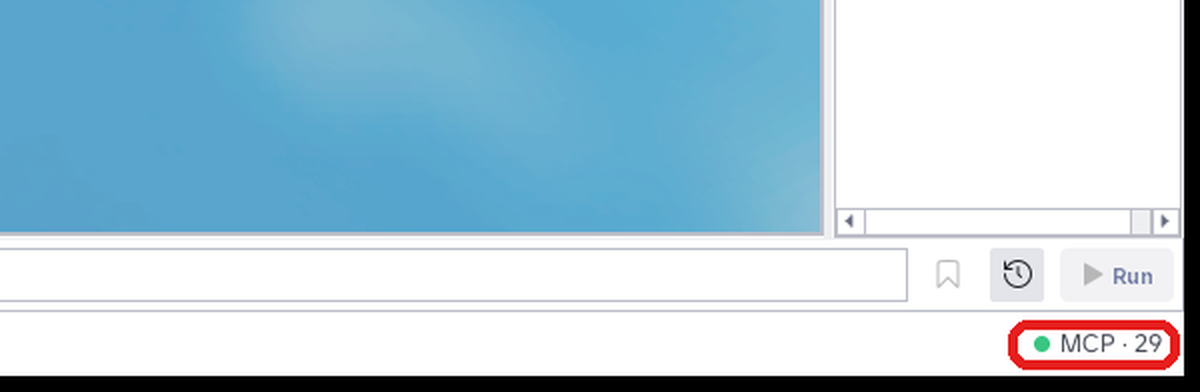
#> input picture plugins/storykit-free/images/01_mcp_indicator.png, 1200 x 392 px
$ python -i tn_freeze.py   (imports and definitions only)   (older library calls are emulated)
#> lines starting #> are read from the running program, lines starting #| are printed output that depends on the picture; after the words box and inside, x2 and y2 are one past the last pixel; in counts of white or black regions, pixels touching at a corner belong together
"""Freeze-frame effects for tach-nguoi: character intro (cut-out + outline + name card), photo snap, comic freeze.
MIT licence.

Each effect is a pure function of (frozen frame, person matte, time into the hold) -> RGB frame, so stills,
previews and full renders all come from the same code. Heavy per-freeze work (blur, comic filter, card) is
done once in `prepare` and reused for every frame of the hold.
"""
import math

import cv2
import numpy as np
from PIL import Image, ImageDraw, ImageFont

import tn_settings
import tn_text

EFFECTS = ("intro", "snap", "comic")
SFX = {  # sounds per effect: (name, seconds into the hold, gain)
    "intro": [("flash", 0.0, 0.8), ("whoosh", 0.02, 1.0), ("hit", 0.18, 1.0)],
    "snap": [("shutter", 0.0, 1.0), ("flash", 0.0, 0.6)],
    "comic": [("hit", 0.0, 0.9), ("whoosh", 0.05, 0.6)],
}


def ease_out_cubic(x):
    x = min(max(x, 0.0), 1.0)
    return 1 - (1 - x) ** 3


def ease_out_back(x, s=1.7):
    x = min(max(x, 0.0), 1.0)
    return 1 + (s + 1) * (x - 1) ** 3 + s * (x - 1) ** 2


def f32(img):
    return img.astype(np.float32) / 255


def u8(img):
    return np.clip(img * 255 + 0.5, 0, 255).astype(np.uint8)


# [68 lines left out: functions person_box, sharpest, _text_rgba, name_card, over, not called in this run]


def comic_filter(rgb):
    """Comic-book look without any AI model: flat colours, ink lines, halftone dots in the shadows."""
    H, W = rgb.shape[:2]
#> H = 392; W = 1200
    s = 960 / max(H, W)
#> s = 0.8
    small = cv2.resize(rgb, (int(W * s), int(H * s)), interpolation=cv2.INTER_AREA)
    flat = small
    for _ in range(3):
        flat = cv2.bilateralFilter(flat, 9, 60, 60)
    data = flat.reshape(-1, 3).astype(np.float32)
    crit = (cv2.TERM_CRITERIA_EPS + cv2.TERM_CRITERIA_MAX_ITER, 20, 1.0)
    _, lab, cen = cv2.kmeans(data[::7], 9, None, crit, 2, cv2.KMEANS_PP_CENTERS)
#> cen = [[241.9, 242.2, 244], [172.2, 190.2, 204.7], [90.59, 168.1, 206.4], [0.66, 0.66, 0.66], [230, 29.13, 29.13], [90.46, 90.91, 92.59], [254.3, 254.3, 254.4], [109.9, 178.3, 209], [242.2, 145.2, 145.2]]
    d = ((data[:, None, :] - cen[None]) ** 2).sum(-1)
    flat = cen[d.argmin(1)].reshape(flat.shape).astype(np.uint8)
    hsv = cv2.cvtColor(flat, cv2.COLOR_RGB2HSV)
#> hsv: shape (313, 960, 3); mean H, S, V 55, 58, 219
    hsv[..., 1] = np.clip(hsv[..., 1].astype(np.int16) * 13 // 10, 0, 255).astype(np.uint8)  # punchier colour
#> hsv: shape (313, 960, 3); mean H, S, V 55, 74.9, 219
    flat = cv2.cvtColor(hsv, cv2.COLOR_HSV2RGB)
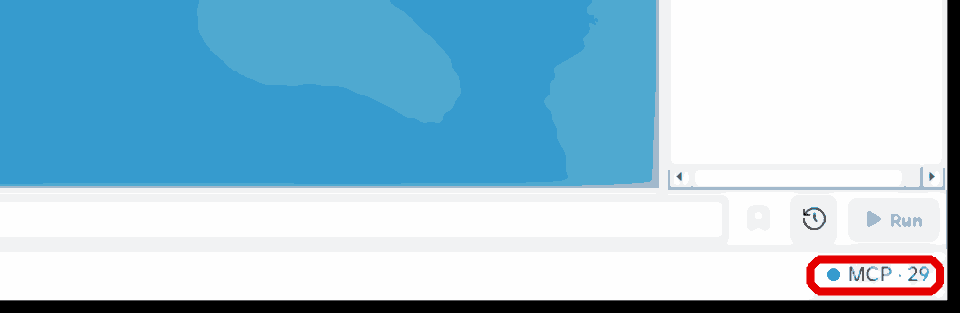
#> flat: shape (313, 960, 3); mean R, G, B 159.5, 197.6, 217.1
    flat = cv2.resize(flat, (W, H), interpolation=cv2.INTER_NEAREST)
#> flat: shape (392, 1200, 3)
    gray = cv2.cvtColor(rgb, cv2.COLOR_RGB2GRAY)
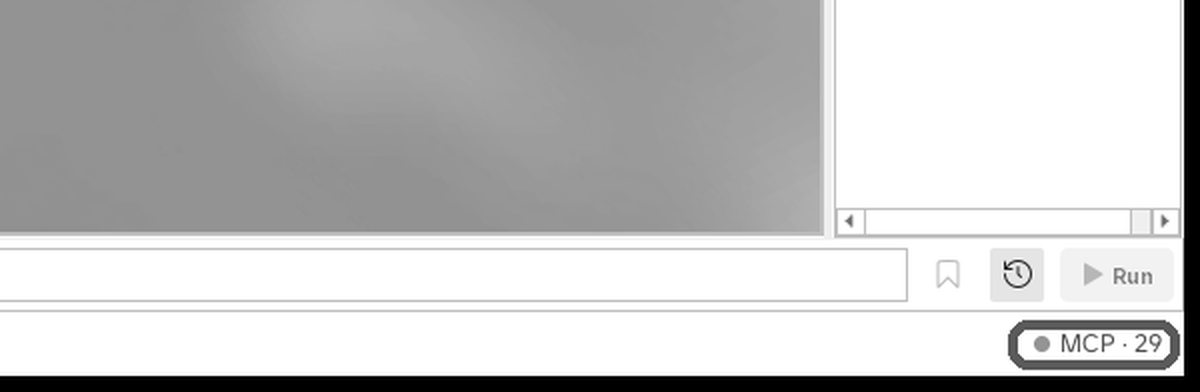
#> gray: shape (392, 1200); min 0, max 255, mean 195.7
    gray = cv2.medianBlur(gray, 7)
    ink = cv2.adaptiveThreshold(gray, 255, cv2.ADAPTIVE_THRESH_MEAN_C, cv2.THRESH_BINARY, 11, 5)
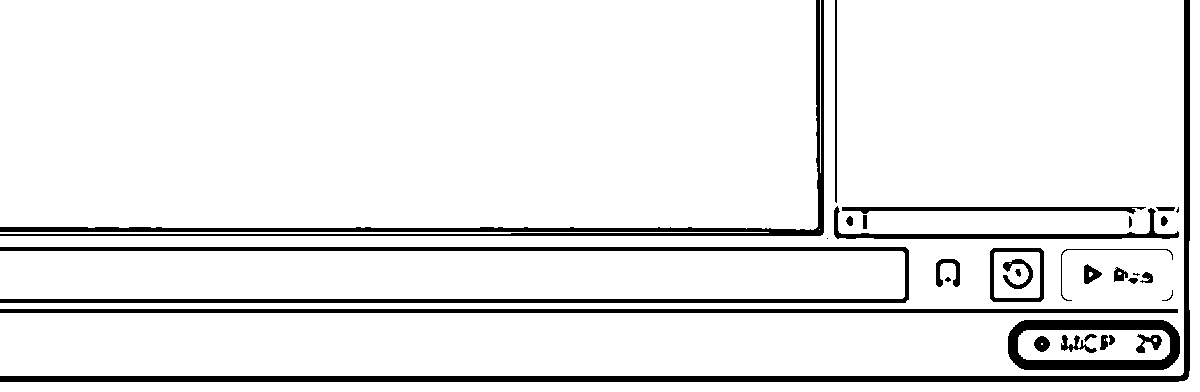
#> ink: shape (392, 1200); 91.7% white; 33 black regions (3 under 20 px), largest, box (x1, y1, x2, y2) and area: (0, 0, 1190, 382) 9303, (0, 247, 909, 303) 7456, (0, 0, 824, 236) 6930
    ink = cv2.erode(ink, np.ones((2, 2), np.uint8)) if H >= 900 else ink
    out = f32(flat) * (f32(ink)[..., None] * 0.92 + 0.08)
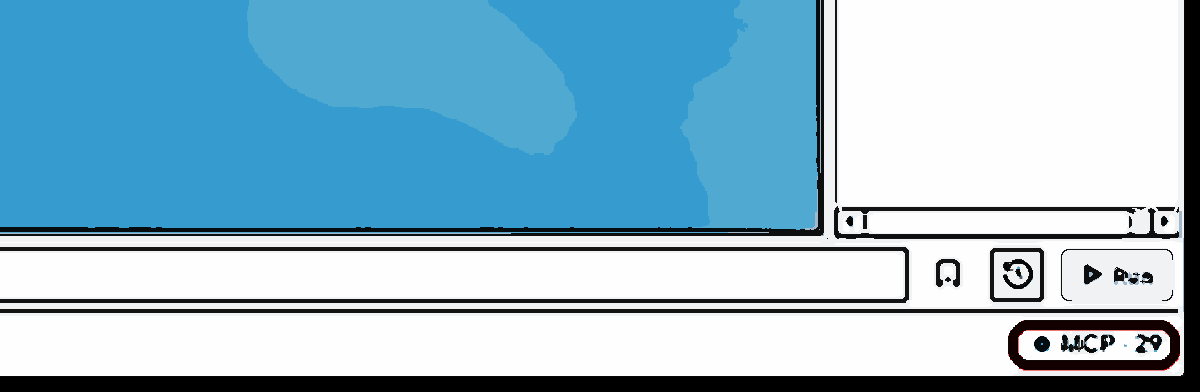
#> out: shape (392, 1200, 3) float32; mean R, G, B 0.579, 0.732, 0.806
    # halftone: dot size follows darkness, on a grid
    cell = max(6, int(H / 120))
#> cell = 6
    lum = cv2.cvtColor(flat, cv2.COLOR_RGB2GRAY).astype(np.float32) / 255
    cl = cv2.resize(lum, (W // cell + 1, H // cell + 1), interpolation=cv2.INTER_AREA)
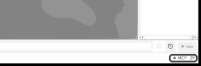
#> cl: shape (66, 201) float32; min 0, max 0.996, mean 0.74
    r = np.clip((0.55 - cl) / 0.55, 0, 1) * cell * 0.55
    rmap = cv2.resize(r, (W, H), interpolation=cv2.INTER_NEAREST)
    yy, xx = np.mgrid[0:H, 0:W]
    dist = np.hypot((xx % cell) - cell / 2, (yy % cell) - cell / 2)
    dots = (dist < rmap).astype(np.float32) * 0.45
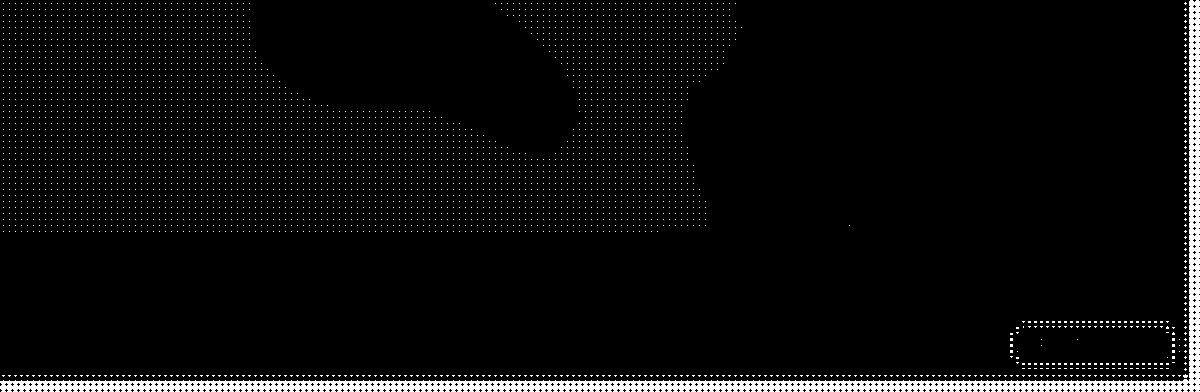
#> dots: shape (392, 1200) float32; values 0 (black) and 0.45 (white), 4.4% white; 4030 white regions (4029 under 20 px), largest, box (x1, y1, x2, y2) and area: (0, 0, 1200, 392) 15149
    return np.clip(out * (1 - dots[..., None]), 0, 1)
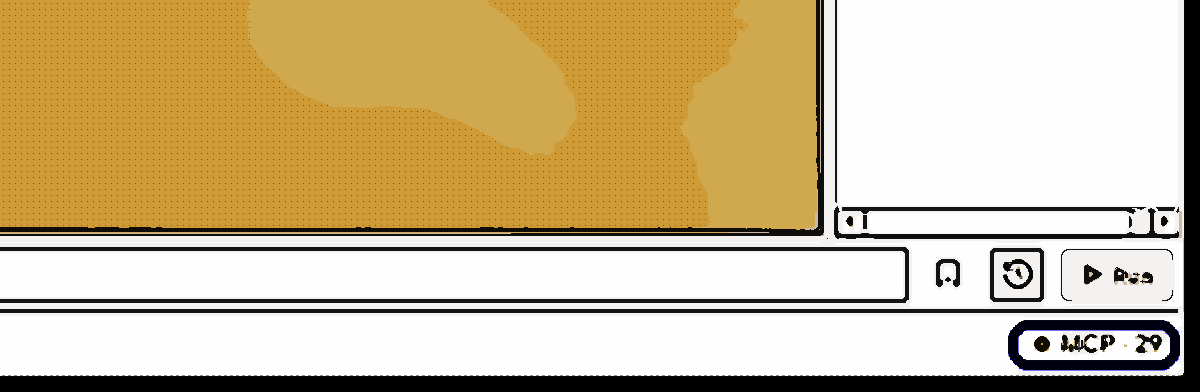
#> returned value: shape (392, 1200, 3) float32; mean of channels 0, 1, 2 0.578, 0.729, 0.802; drawn as B, G, R


# [67 lines left out: functions speed_lines, prepare, not called in this run]


def _scale_about(img, s, cx, cy, W, H, border=0):
    m = np.float32([[s, 0, cx - s * cx], [0, s, cy - s * cy]])
    return cv2.warpAffine(img, m, (W, H), flags=cv2.INTER_LINEAR, borderMode=cv2.BORDER_CONSTANT, borderValue=border)


# [80 lines left out: function render, not called in this run]

>>> import cv2
>>> picture = cv2.cvtColor(cv2.imread('../../../../storykit-free/images/01_mcp_indicator.png'), cv2.COLOR_BGR2RGB)
>>> result = comic_filter(picture)
